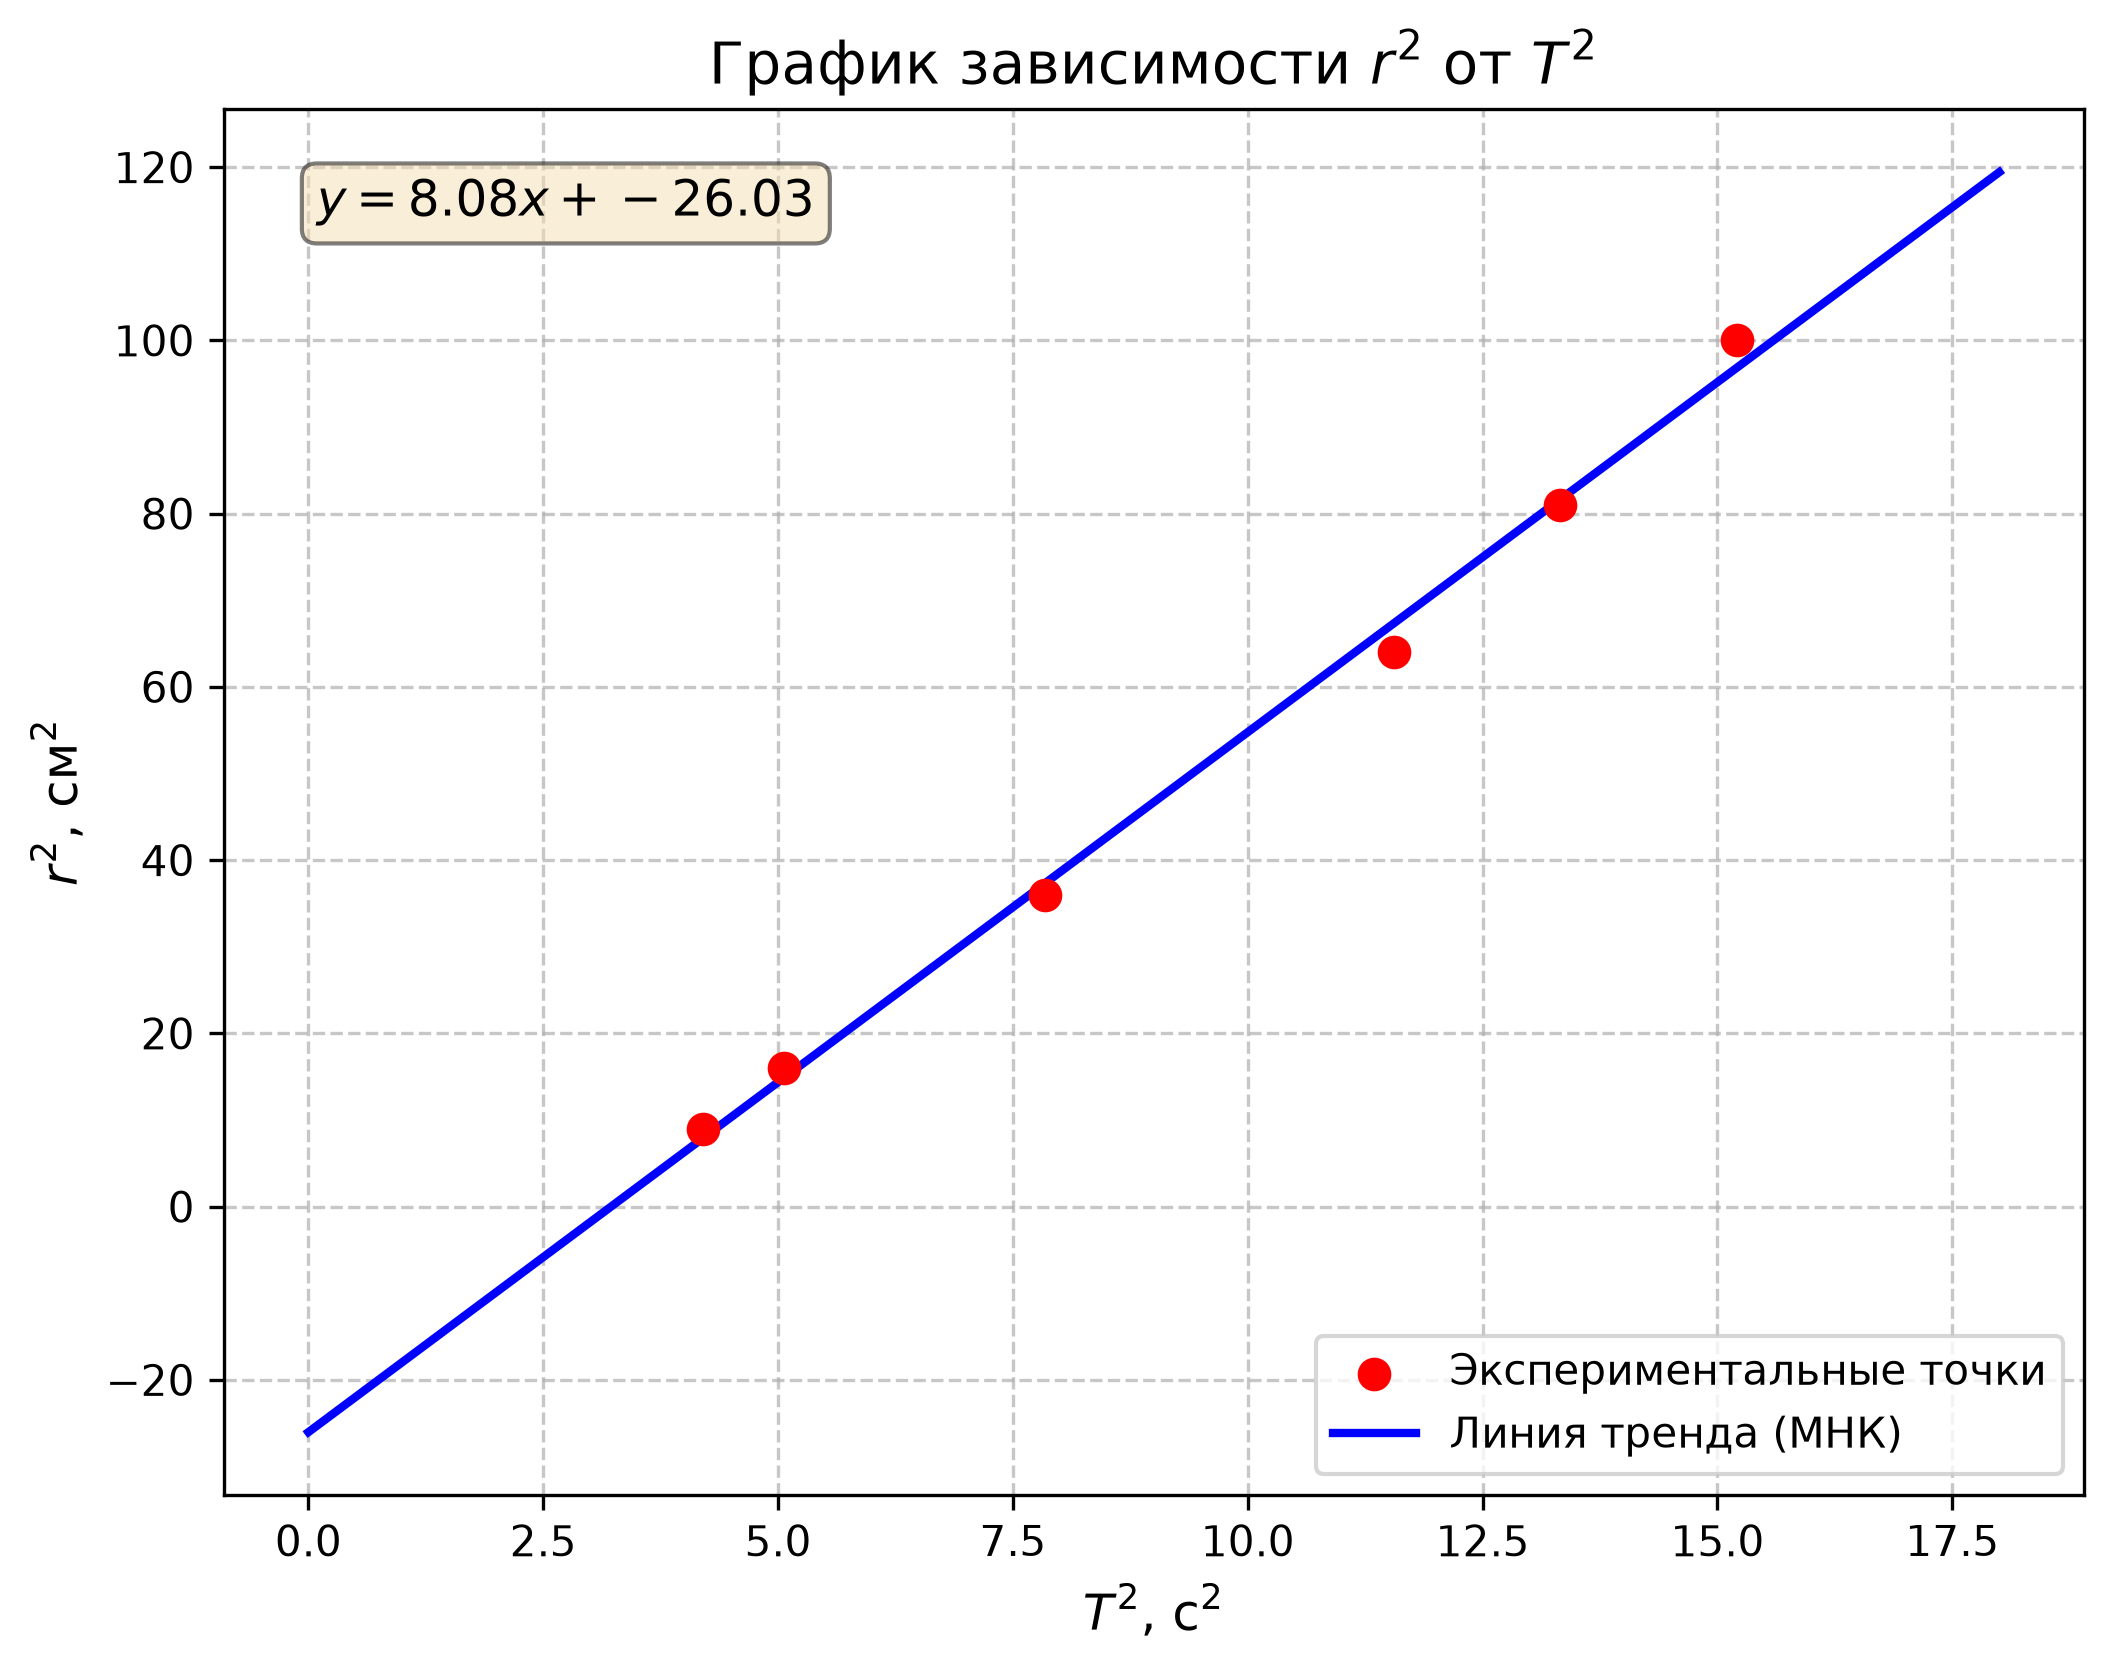

Source code (Python):
import matplotlib.pyplot as plt
import numpy as np
import os

r = np.array([3, 4, 6, 8, 9, 10])
T = np.array([2.05, 2.25, 2.80, 3.40, 3.65, 3.90])

x = T**2
y = r**2

coefficients = np.polyfit(x, y, 1)
k = coefficients[0]
b = coefficients[1]

x_trend = np.linspace(0, 18, 100)
y_trend = k * x_trend + b

plt.figure(figsize=(8, 6))

plt.scatter(x, y, color='red', s=50, zorder=3, label='Экспериментальные точки')
plt.plot(x_trend, y_trend, color='blue', linewidth=2, label='Линия тренда (МНК)')

plt.title('График зависимости $r^2$ от $T^2$', fontsize=14)
plt.xlabel('$T^2$, с$^2$', fontsize=12)
plt.ylabel('$r^2$, см$^2$', fontsize=12)
plt.grid(True, linestyle='--', alpha=0.7)
plt.legend()

equation_text = f'$y = {k:.2f}x + {b:.2f}$'
plt.text(0.05, 0.95, equation_text, transform=plt.gca().transAxes, fontsize=12,
         verticalalignment='top', bbox=dict(boxstyle='round', facecolor='wheat', alpha=0.5))

script_dir = os.path.dirname(os.path.abspath(__file__))
save_path = os.path.join(script_dir, 'graph.png')

plt.savefig(save_path, dpi=300, bbox_inches='tight')
print(f"График сохранен как: {save_path}")
print(f"Уравнение тренда: y = {k:.4f} * x + {b:.4f}")
print(f"Коэффициент наклона k = {k:.4f}")
